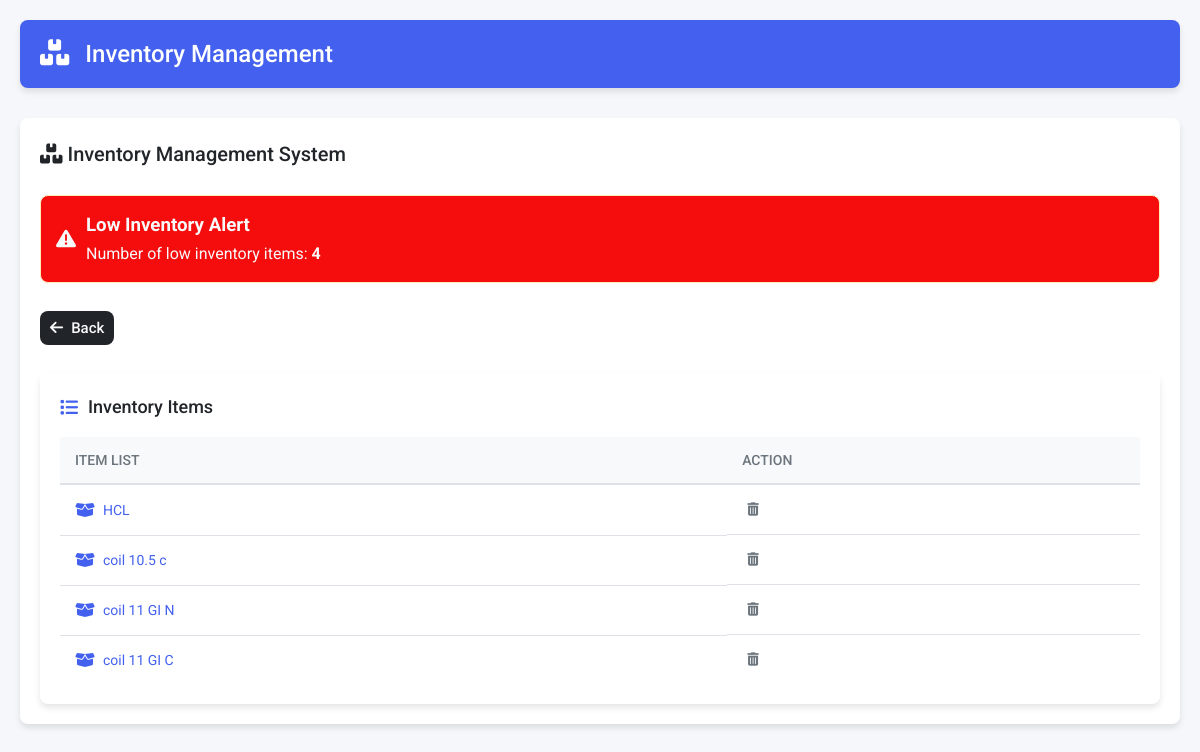
Page /low_inventory_list on the earlier database version.
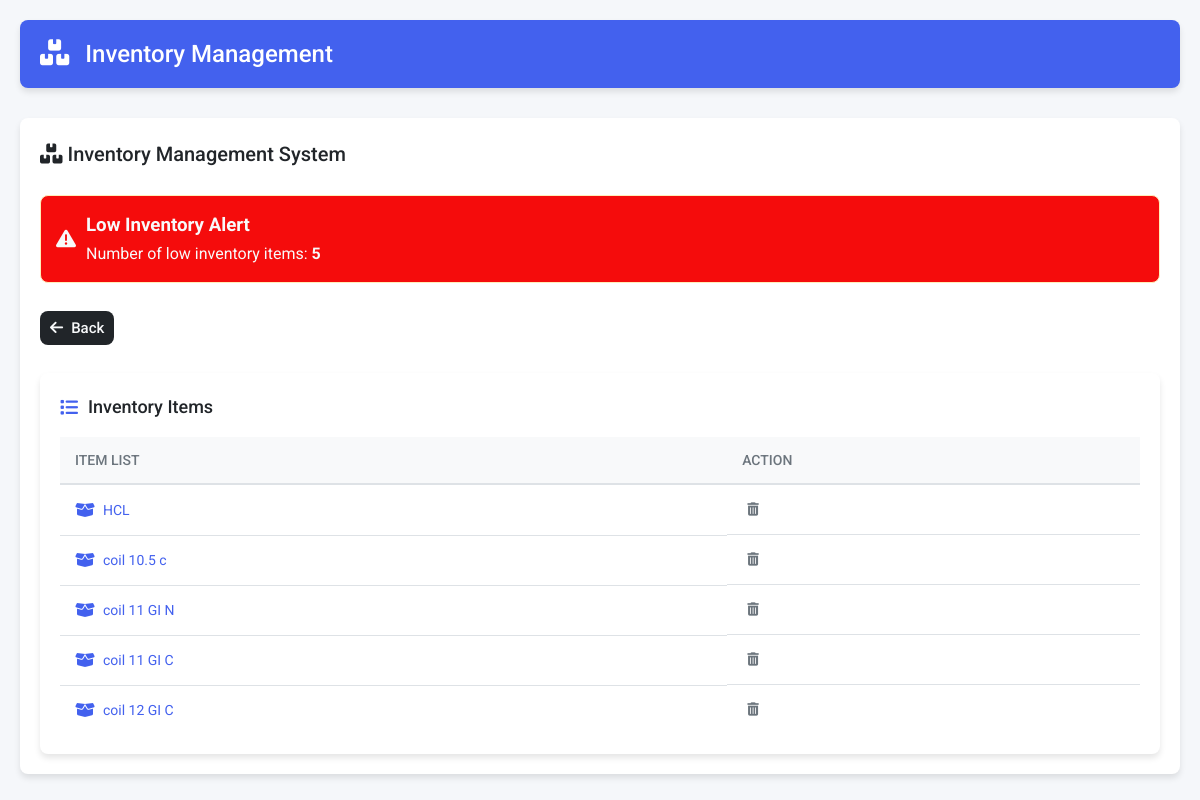
Same page on the later database version.
### tables this page shows
CREATE TABLE items
                     (id INTEGER PRIMARY KEY AUTOINCREMENT,
                      name TEXT UNIQUE,
                      item_type TEXT,
                      item_unit TEXT,
                      minimum_inventory REAL,
                      current_inventory REAL check(current_inventory >= 0) default 0,
                      init_inventory_pm REAL,
                      updated_at TIMESTAMP DEFAULT CURRENT_TIMESTAMP,
                      has_rolls INTEGER BOOLEAN DEFAULT 0,
                      custom_fields TEXT);

### app.py (the view)
@app.route('/low_inventory_list' , methods = ['GET'])
def low_inventory_list():
    conn = get_db_connection()
    try:
        c = conn.cursor()
        quary = f'select count(*) from items where minimum_inventory >= current_inventory'
        c.execute(quary)
        no_of_low_inv_item = c.fetchone()
        quary = f'select id , name from items where minimum_inventory >= current_inventory'
        c.execute(quary)
        items = c.fetchall()
    except Exception as e:
        conn.rollback()
        return f"Error deleting entry: {e}", 500
    finally:
        conn.close()
    return render_template('low_inventory_list.html' , items = items , no_of_low_inv_item = no_of_low_inv_item)

### app.py (called while the page is built)
@app.context_processor
def inject_datetime():
    return {'datetime': datetime}

def get_db_connection():
    conn = sqlite3.connect(DATABASE)
    conn.execute("PRAGMA foreign_keys = ON")
    return conn

### templates/low_inventory_list.html
{% extends "base.html" %}
{% block content %}
<div class="dashboard-container">
    <div class="dashboard-header">
        <h2><i class="fas fa-boxes"></i> Inventory Management System</h2>
    </div>
    <div class="alert alert-warning">
        <i class="fas fa-exclamation-triangle"></i>
        <div>
            <h3>Low Inventory Alert</h3>
            <p>Number of low inventory items: <strong>{{ no_of_low_inv_item[0] }}</strong></p>
        </div>
    </div>
     <a href="{{ url_for('index') }}" class="btn btn-back">
                <i class="fas fa-arrow-left"></i> Back
        </a>
    <div class="inventory-table-container">
        <h2><i class="fas fa-list"></i> Inventory Items</h2>
        <table class="inventory-table">
            <thead>
                <tr>
                    <th>ITEM LIST</th>
                    <th>ACTION</th>
                </tr>
            </thead>
            <tbody>
                {% for item in items %}
                <tr>
                    <td>
                        <a href="{{ url_for('item_form', item_id=item[0]) }}" class="item-link">
                            <i class="fas fa-box-open"></i> {{ item[1] }}
                        </a>
                    </td>
                    <td class="actions">
                        <form method="POST" action="{{ url_for('delete_item', item_id=item[0]) }}"
                            onsubmit="return confirm('Are you sure you want to delete this item?');">
                            <button type="submit" class="btn-icon danger">
                                <i class="fas fa-trash-alt"></i>
                            </button>
                        </form>
                    </td>
                </tr>
                {% endfor %}
            </tbody>
        </table>
    </div>
</div>
{% endblock %}

Differences in the rows shown:
added items: name "coil 12 GI C"
Other differences:
{{ no_of_low_inv_item[0] }}: "4" → "5"
